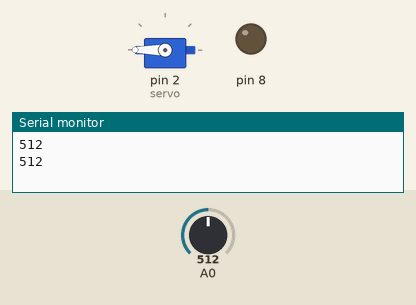
This sketch was run on a simulated Arduino Uno, built with avr-gcc and run on an emulated ATmega328P. On the bench: servo, output pins drawn as LEDs (lit = HIGH), the last lines printed to the serial monitor. The inputs (shaded band) are chosen by the test bench; at power-on: A0 = 512.

Above: at 5.8 s.
5.9 s: A0 set to 190
At 11.0 s:
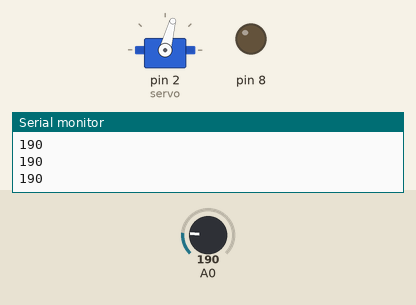
11.9 s: A0 set to 218
At 12.2 s:
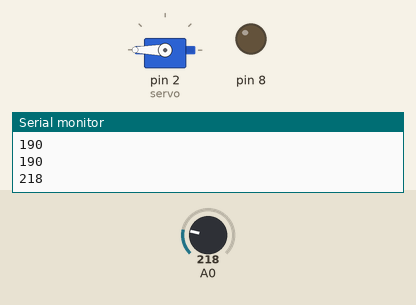
22.7 s: A0 set to 122
At 28.0 s:
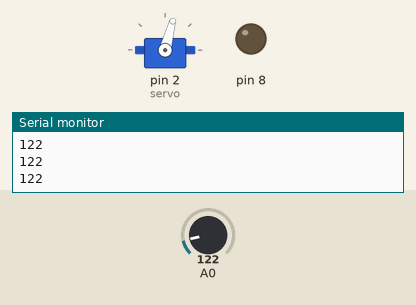
28.7 s: A0 set to 210
At 29.8 s:
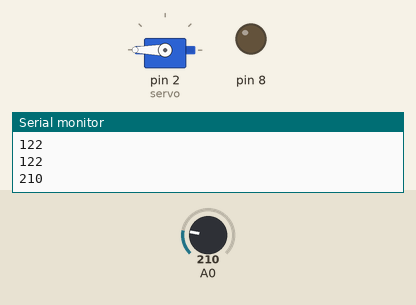
Timing chart, 0 to 40.2 s (numbered marks = the images above; inputs shaded):
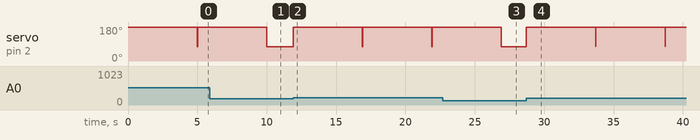

The sketch:

magicBox.ino
```cpp
#include <Servo.h>
Servo servo;

void setup() {
   pinMode(A0, INPUT);
   pinMode(8, OUTPUT);
   servo.attach(2);
   Serial.begin(9600);
}

void loop() {
  int Sound = analogRead(A0);
  Serial.println(Sound);

  if (Sound >=200){
    servo.write(180);
    delay(5000);
    servo.write(75);

    //digitalWrite(8, HIGH);
    //delay(1000);
    //digitalWrite(8, LOW);
  }
  delay(10);

}
```

Measured:
- the behaviour switches between 199 and 200 on A0 (found by bisection; images 1 and 2)
- after the input at 5.9 s, servo on pin 2 (servo): goes on until 10.0 s, then stays 75°
- after the input at 11.9 s, servo on pin 2 (servo): 75° → 180° at once
- after the input at 22.7 s, servo on pin 2 (servo): goes on until 26.9 s, then stays 75°
- after the input at 28.7 s, servo on pin 2 (servo): 75° → 180° at once
